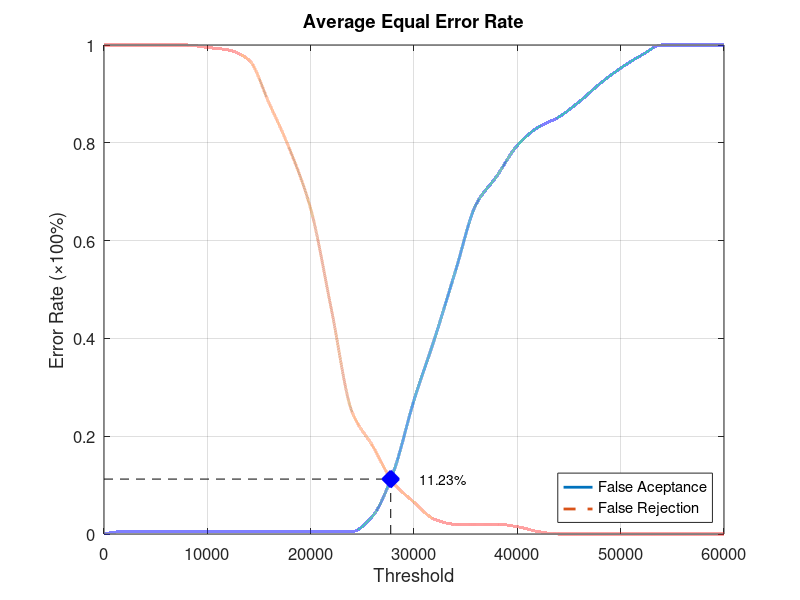
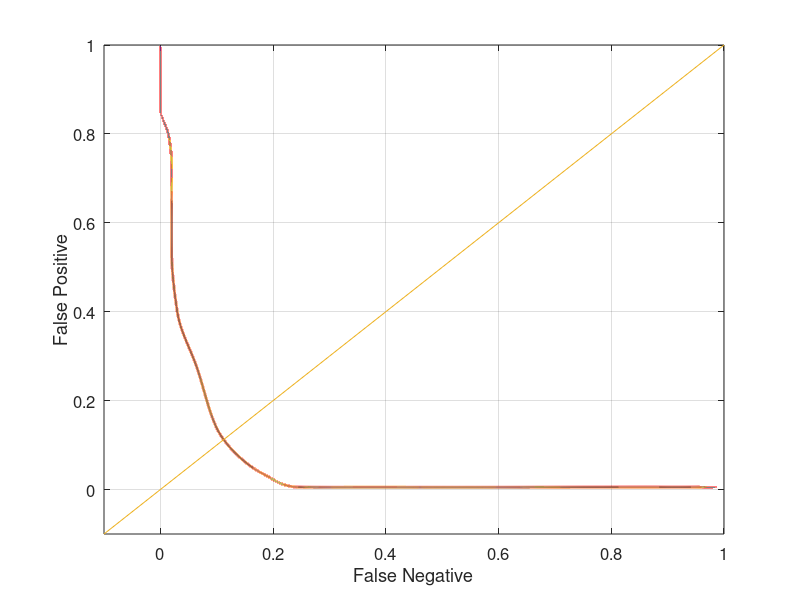

Here is the MATLAB script that generated these plots, in order:
function yEER = Database4_3
close all;
clear;
clc;
x = 0:2000:60000;
xq = 0:0.5:60000;

y0 = [0 0.00526316 0.00526316 0.00526316 0.00526316 0.00526316 0.00526316 0.00526316 0.00526316 0.00526316 0.00526316 0.00526316 0.00526316 0.0368421 0.126316 0.273684 0.4 0.536842 0.673684 0.731579 0.794737 0.831579 0.852632 0.884211 0.921053 0.952632 0.978947 1 1 1 1];
yy0 = interp1(x, y0, xq, 'pchip');
y1 = [1 1 1 1 1 0.995 0.99 0.97 0.88 0.785 0.665 0.46 0.25 0.18 0.105 0.065 0.03 0.02 0.02 0.02 0.015 0.005 0 0 0 0 0 0 0 0 0];
yy1 = interp1(x, y1, xq, 'pchip');

% Calculating EER: 
y2 = abs(y0 - y1);
find(y2 == min(y2))
yy2 = abs(yy0 - yy1);
xEER = find(yy2 == min(yy2));
xEERIndex = xq(xEER) % X-axis EER
yEER = yy0(xEER) % Y-axis EER

main = figure
plot(xq, yy0,'-','LineWidth', 2);	hold on
plot(xq, yy1,'--','LineWidth', 2);	hold on
plot([xEERIndex xEERIndex], [0 yEER], 'k--');	hold on
plot([0 xEERIndex], [yEER yEER], 'k--');	hold on
plot(xEERIndex, yEER, 'bx', 'LineWidth', 10);	hold on
text(xEERIndex + 10 * xEERIndex / 100, yEER, [num2str(round((10000 * yEER)) / 100) '%'])
legend('False Aceptance', 'False Rejection', 'Location', 'SouthEast')
xlabel('Threshold')
ylabel('Error Rate (\times100%)')
title('Average Equal Error Rate')
set(gca, 'FontSize', 12)
axis([0 60000 0 1])
grid on

print(main, 'Database4_3Main', '-dpng');
FNRxFPR = figure('Color', [1 1 1]);
plot(yy1, yy0, '-', yy1, yy0, 'LineWidth', 2);
hold on
y = -0.1:0.1:1
plot(y, y); 
set(gca, 'FontSize', 12)
xlabel('False Negative')
ylabel('False Positive')
axis([-0.1 1 -0.1 1])
set(gca, 'FontSize', 12)
grid on

print(FNRxFPR, 'Database4_3FNRxFPR','-dpng');
end
